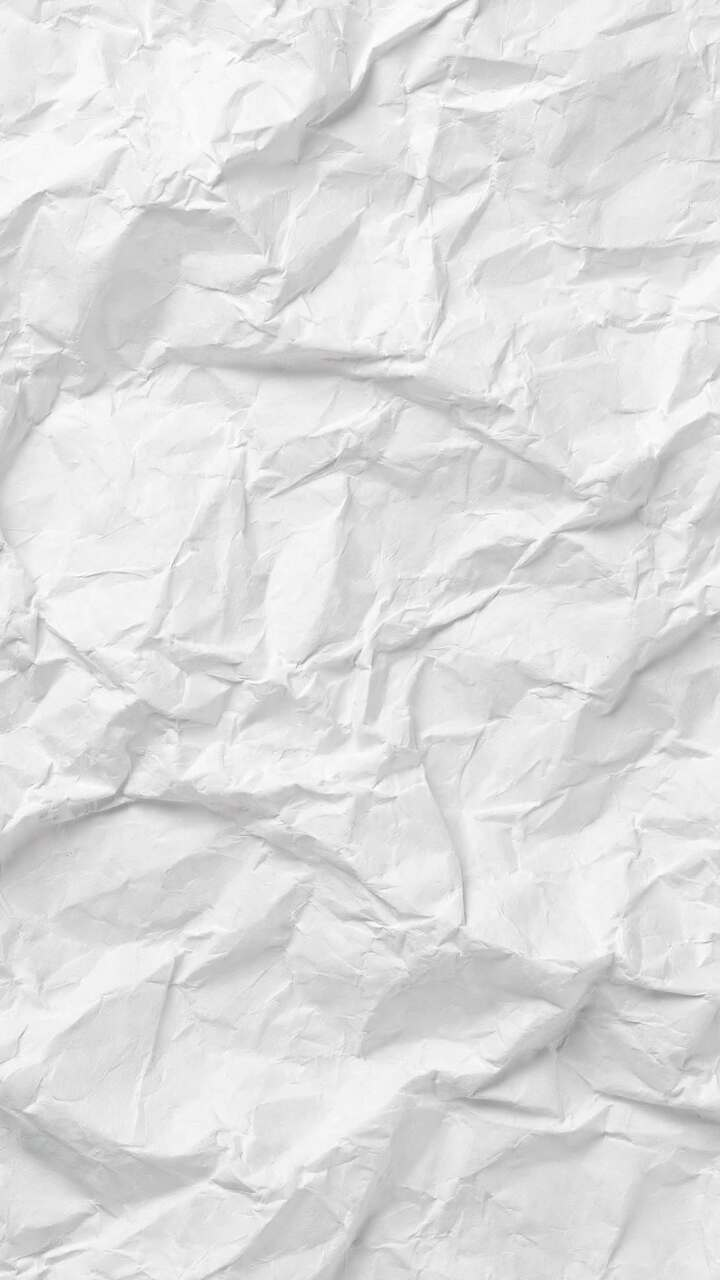
#> input picture assets/collage/papers/crumple.jpg, 720 x 1280 px
$ python -i photo_mood.py   (imports and definitions only)
#> lines starting #> are read from the running program, lines starting #| are printed output that depends on the picture
#> further down, picture is the input picture: PIL image 720x1280 RGB; mean R, G, B 222.4, 222.4, 222.4
"""Photo-first scene understanding: mood, faces, busy-ness and empty space.

No generic backgrounds here - the photo IS the background. We only learn
where the calm space is (for caption placement) and where faces are (never
cover them with text or stickers).
"""
from __future__ import annotations

import io
from pathlib import Path

from PIL import Image, ImageFilter, ImageOps, ImageStat

_YUNET = {"det": None, "tried": False}
_YUNET_FILE = "face_detection_yunet_2023mar.onnx"


def _yunet():
    """Lazy optional YuNet (same ONNX the collage worker uses). None if cv2/model missing."""
    if _YUNET["tried"]:
        return _YUNET["det"]
    _YUNET["tried"] = True
    try:
        import cv2
        root = Path(__file__).resolve().parents[1]
        path = next((str(p) for p in (root / "models" / _YUNET_FILE, Path("/app/models") / _YUNET_FILE)
                     if p.is_file() and p.stat().st_size > 100_000), None)
        if path:
            _YUNET["det"] = cv2.FaceDetectorYN.create(path, "", (320, 320), 0.6, 0.3, 5000)
    except Exception:
        pass
    return _YUNET["det"]


def faces(photo: Image.Image):
    """Normalised face boxes [[x0,y0,x1,y1], ...] or [] (soft: never raises)."""
    det = _yunet()
    if det is None:
        return []
    try:
        import cv2
        import numpy as np
        small = photo.copy()
        small.thumbnail((640, 640))
        w, h = small.size
        bgr = cv2.cvtColor(np.array(small.convert("RGB")), cv2.COLOR_RGB2BGR)
        det.setInputSize((w, h))
        _, rows = det.detect(bgr)
        if rows is None or not len(rows):
            return []
        return [[max(x, 0) / w, max(y, 0) / h, min(x + fw, w) / w, min(y + fh, h) / h]
                for x, y, fw, fh in ((float(v) for v in r[:4]) for r in rows) if fw >= 10 and fh >= 10]
    except Exception:
        return []


def _mood(r, g, b, bright, busy):
    warm = r - b
    if bright < 60:
        return "night"
    if warm > 25 and bright > 130:
        return "sunset"
    if warm > 18 and bright >= 90:
        return "golden"
    if g > r and g > b and bright > 70:
        return "green"
    if b > r and bright < 115:
        return "blue_moody"
    if bright > 170 and busy < 0.20:
        return "clean"
    return "everyday"


def analyze(photo: Image.Image) -> dict:
    """Everything the later stages need: mood, stats, 3x3 energy grid, faces."""
    small = photo.convert("RGB")
    small.thumbnail((360, 360))
    stat = ImageStat.Stat(small)
    r, g, b = stat.mean
#> r = 222.4; g = 222.4; b = 222.4
    bright = (r + g + b) / 3
#> bright = 222.4
    edges = small.convert("L").filter(ImageFilter.FIND_EDGES)
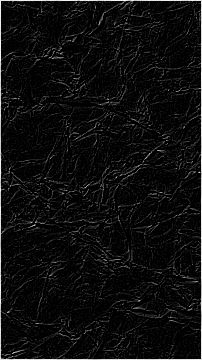
#> edges: PIL image 202x360 L; min 0, max 249, mean 13.6
    busy = ImageStat.Stat(edges).mean[0] / 255
#> busy = 0.0531
    w, h = edges.size
#> w = 202; h = 360
    grid = []
    for gy in range(3):
        for gx in range(3):
            cell = edges.crop((gx * w // 3, gy * h // 3, (gx + 1) * w // 3, (gy + 1) * h // 3))
            grid.append(round(ImageStat.Stat(cell).mean[0] / 255, 4))
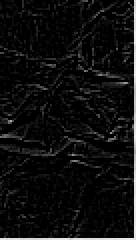
#> cell: PIL image 68x120 L (shown 2 times larger); min 0, max 241, mean 14.2
#> after the loop, grid = [0.0578, 0.053, 0.0576, 0.0531, 0.0467, 0.0552, 0.0542, 0.0448, 0.0557]
    return dict(mood=_mood(r, g, b, bright, busy), warm=round((r - b) / 255, 3),
                bright=round(bright / 255, 3), busy=round(busy, 4), grid=grid,
                faces=faces(photo), size=photo.size)
#> in _mood, `warm = r - b`: warm = 0.00161


def calm_cell(info: dict, face_penalty=0.35):
    """Index (0..8, row-major) of the calmest grid cell. Cells with faces get penalised."""
    grid = list(info.get("grid") or [0.2] * 9)
    for box in info.get("faces") or []:
        cx, cy = (box[0] + box[2]) / 2, (box[1] + box[3]) / 2
        idx = min(2, int(cy * 3)) * 3 + min(2, int(cx * 3))
        grid[idx] += face_penalty
        for di in (-1, 0, 1):
            j = idx + di
            if 0 <= j < 9:
                grid[j] += face_penalty / 3
    return grid.index(min(grid))

>>> from PIL import Image
>>> picture = Image.open('../assets/collage/papers/crumple.jpg')
>>> result = analyze(picture)
#> result = {'mood': 'clean', 'warm': 0, 'bright': 0.872, 'busy': 0.0531, 'grid': [0.0578, 0.053, 0.0576, 0.0531, 0.0467, 0.0552, 0.0542, 0.0448, 0.0557], 'faces': [], 'size': (720, 1280)}

$ run again, on assets/collage/papers/fine.jpg
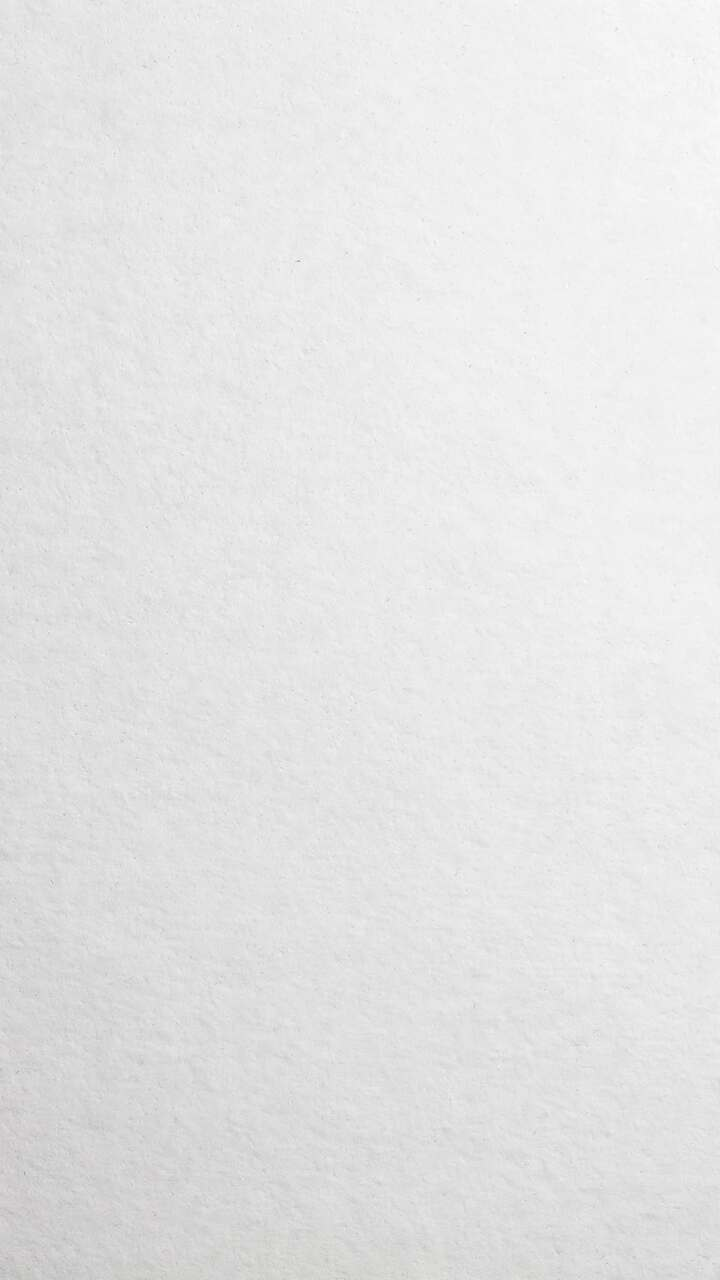
#> input picture assets/collage/papers/fine.jpg, 720 x 1280 px
#> picture is the input picture: PIL image 720x1280 RGB; mean R, G, B 228.6, 228.6, 228.5
#> r = 228.6; b = 228.5
#> bright = 228.6
#> in analyze, `edges = small.convert("L").filter(ImageFilter.FIND_EDGES)`:
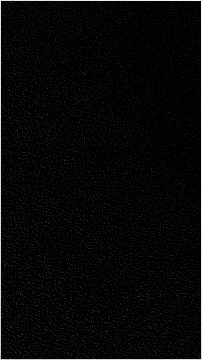
#> edges: PIL image 202x360 L; min 0, max 248, mean 7.8
#> busy = 0.0308
#> after the loop in analyze, `for gy in range(3):`:
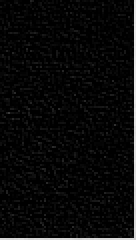
#> cell: PIL image 68x120 L (shown 2 times larger); min 0, max 236, mean 10
#> after the loop in analyze, `for gy in range(3):`: grid = [0.0383, 0.0215, 0.0313, 0.0333, 0.0173, 0.0273, 0.0413, 0.0273, 0.0392]
#> warm = 0.0657
#> result = {'mood': 'clean', 'warm': 0, 'bright': 0.896, 'busy': 0.0308, 'grid': [0.0383, 0.0215, 0.0313, 0.0333, 0.0173, 0.0273, 0.0413, 0.0273, 0.0392], 'faces': [], 'size': (720, 1280)}
